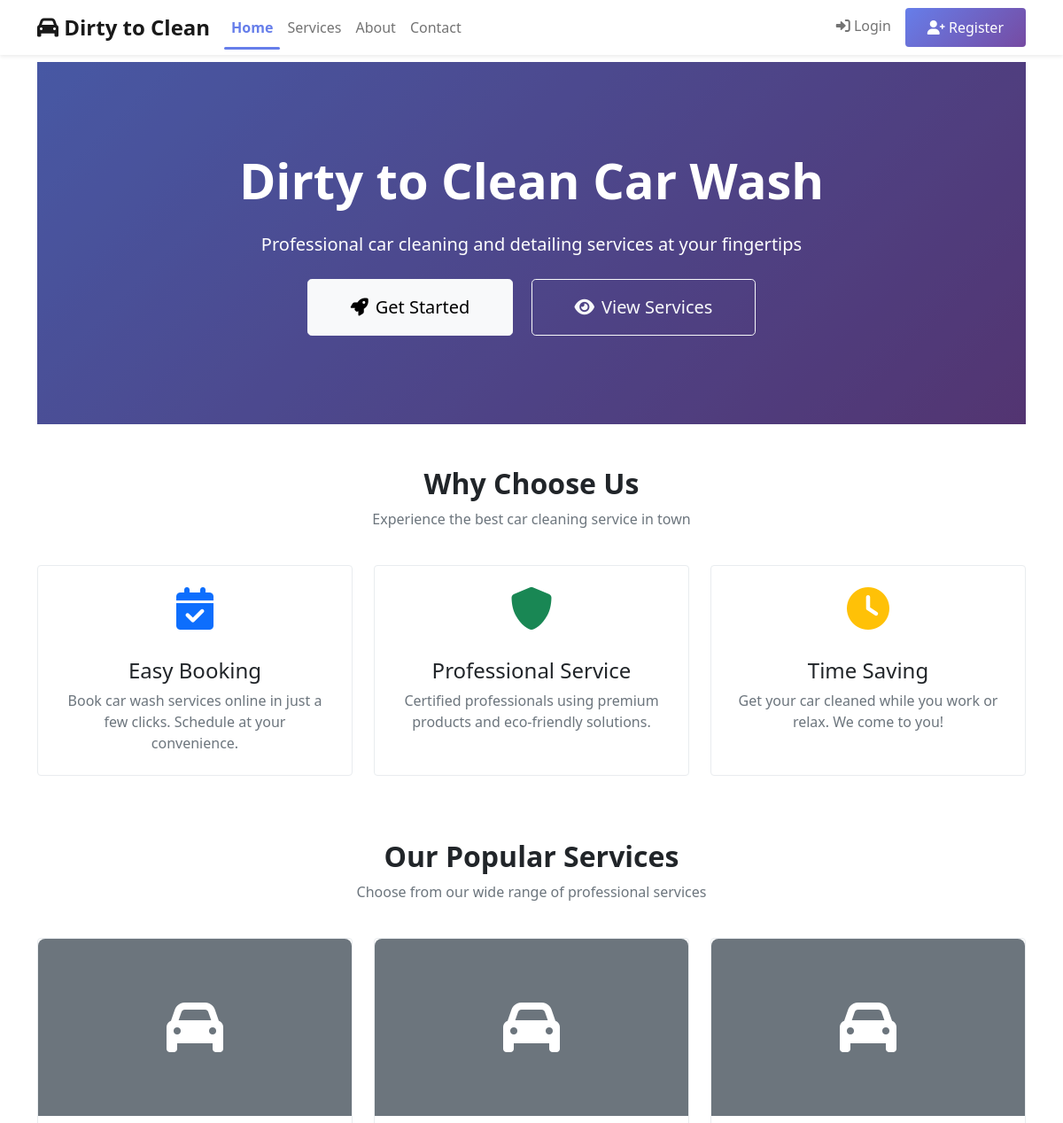
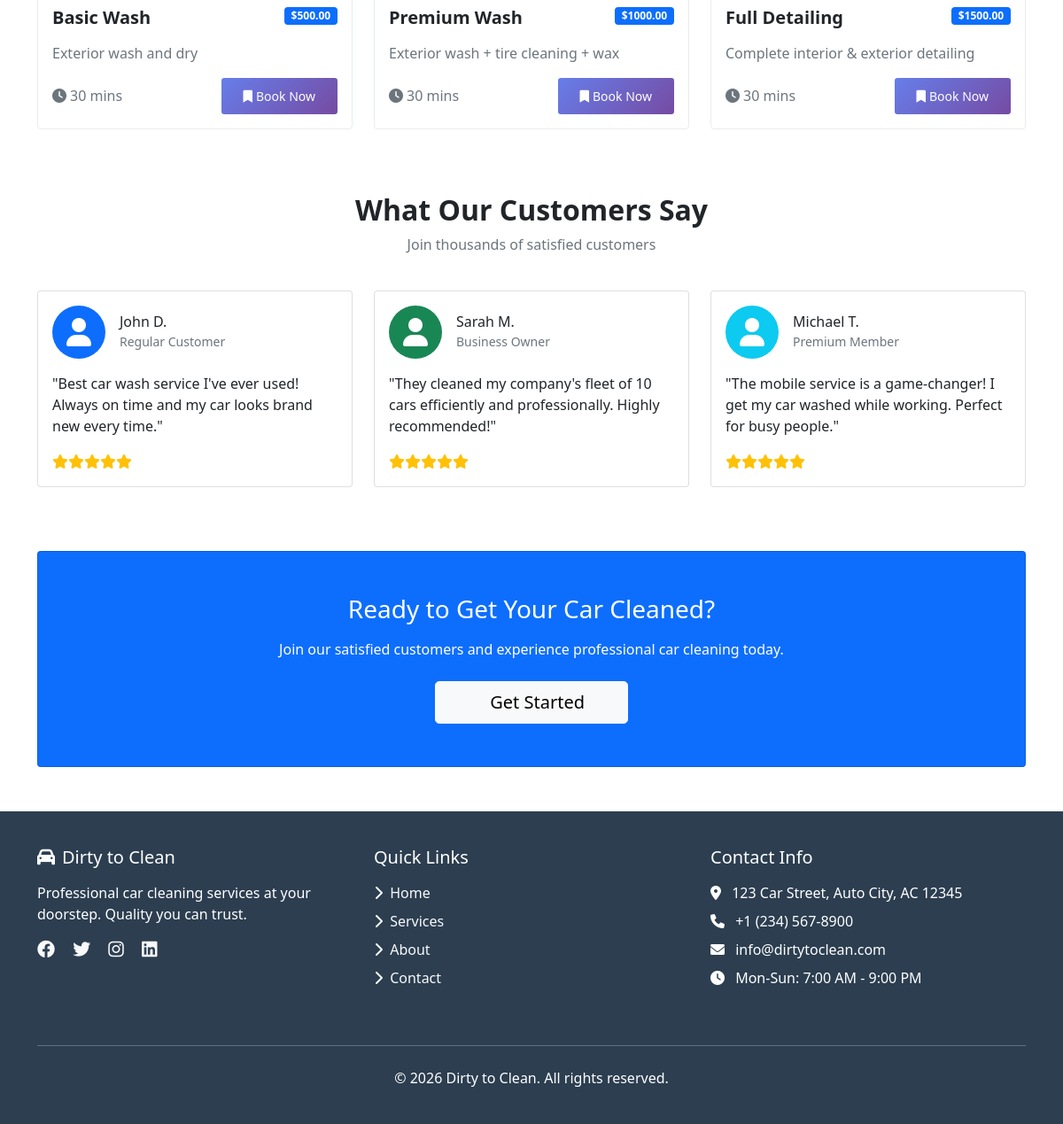
The page / on the database its author committed (2 pictures, top to bottom).
### washapp/models.py (models this page shows, shortened)
class Service(models.Model):
    category = models.ForeignKey(ServiceCategory, on_delete=models.CASCADE)
    name = models.CharField(max_length=255)
    description = models.TextField()
    image = models.ImageField(upload_to='services/', null=True, blank=True)
    price = models.DecimalField(max_digits=10, decimal_places=2)
    duration = models.IntegerField(default=30)
    created_at = models.DateTimeField(auto_now_add=True)

### washapp/views.py (the view)
# urls.py: 2. Add a URL to urlpatterns:  path('', views.home, name='home')
def home(request):
    try:
        services = Service.objects.all()[:6]
    except:
        services = []
    return render(request, 'home.html', {
        'services': services
    })

### templates/home.html (shortened to what this page needs)
{% extends 'base.html' %}
{% block content %}
<div class="hero text-center mb-5">
    <div class="container">
        <h1 class="display-4 mb-4 fw-bold">Dirty to Clean Car Wash</h1>
        <p class="lead mb-4 fs-5">Professional car cleaning and detailing services at your fingertips</p>
        <div class="mt-4">
            {% if not user.is_authenticated %}
                <a href="{% url 'register' %}" class="btn btn-light btn-lg px-5 py-3 me-3">
                    <i class="fas fa-rocket me-2"></i>Get Started
                </a>
                <a href="{% url 'services_list' %}" class="btn btn-outline-light btn-lg px-5 py-3">
                    <i class="fas fa-eye me-2"></i>View Services
                </a>
            {% endif %}
        </div>
    </div>
</div>
<div class="row mb-5">
    <div class="col-12 text-center mb-4">
        <h2 class="fw-bold">Why Choose Us</h2>
        <p class="text-muted">Experience the best car cleaning service in town</p>
    </div>
    <div class="col-md-4 mb-4">
        <div class="card h-100 text-center card-hover">
            <div class="card-body p-4">
                <div class="icon-wrapper mb-3">
                    <i class="fas fa-calendar-check fa-3x text-primary mb-3"></i>
                </div>
                <h4 class="card-title">Easy Booking</h4>
                <p class="card-text text-muted">Book car wash services online in just a few clicks. Schedule at your convenience.</p>
            </div>
        </div>
    </div>
    <div class="col-md-4 mb-4">
        <div class="card h-100 text-center card-hover">
            <div class="card-body p-4">
                <div class="icon-wrapper mb-3">
                    <i class="fas fa-shield-alt fa-3x text-success mb-3"></i>
                </div>
                <h4 class="card-title">Professional Service</h4>
                <p class="card-text text-muted">Certified professionals using premium products and eco-friendly solutions.</p>
            </div>
        </div>
    </div>
    <div class="col-md-4 mb-4">
        <div class="card h-100 text-center card-hover">
            <div class="card-body p-4">
                <div class="icon-wrapper mb-3">
                    <i class="fas fa-clock fa-3x text-warning mb-3"></i>
                </div>
                <h4 class="card-title">Time Saving</h4>
                <p class="card-text text-muted">Get your car cleaned while you work or relax. We come to you!</p>
            </div>
        </div>
    </div>
</div>
<div class="row mb-5">
    <div class="col-12 text-center mb-4">
        <h2 class="fw-bold">Our Popular Services</h2>
        <p class="text-muted">Choose from our wide range of professional services</p>
    </div>
    {% for service in services|slice:":3" %}
    <div class="col-md-4 mb-4">
        <div class="card h-100 card-hover">
            {% if service.image %}
                <img src="{{ service.image.url }}" class="card-img-top service-img" alt="{{ service.name }}">
            {% else %}
                <div class="card-img-top bg-secondary d-flex align-items-center justify-content-center service-img">
                    <i class="fas fa-car fa-4x text-white"></i>
                </div>
            {% endif %}
            <div class="card-body">
                <div class="d-flex justify-content-between align-items-start mb-2">
                    <h5 class="card-title fw-bold">{{ service.name }}</h5>
                    <span class="badge bg-primary">${{ service.price }}</span>
                </div>
                <p class="card-text text-muted mb-3">{{ service.description|truncatewords:20 }}</p>
                <div class="d-flex justify-content-between align-items-center">
                    <span class="text-muted">
                        <i class="fas fa-clock me-1"></i>{{ service.duration|default:"30" }} mins
                    </span>
                    <a href="{% url 'book_service' %}" class="btn btn-sm btn-primary">
                        <i class="fas fa-bookmark me-1"></i>Book Now
                    </a>
                </div>
            </div>
        </div>
    </div>
    {% empty %}
    <div class="col-12 text-center py-5">
        <i class="fas fa-car fa-4x text-muted mb-3"></i>
        <h3>No services available</h3>
        <p class="text-muted">Check back soon for our amazing services</p>
    </div>
    {% endfor %}
</div>
<div class="row mb-5">
    <div class="col-12 text-center mb-4">
        <h2 class="fw-bold">What Our Customers Say</h2>
        <p class="text-muted">Join thousands of satisfied customers</p>
    </div>
    <div class="col-md-4 mb-4">
        <div class="card h-100">
            <div class="card-body">
                <div class="d-flex align-items-center mb-3">
                    <div class="rounded-circle bg-primary text-white d-flex align-items-center justify-content-center me-3"
                         style="width: 60px; height: 60px;">
                        <i class="fas fa-user fa-2x"></i>
                    </div>
                    <div>
                        <h6 class="mb-0">John D.</h6>
                        <small class="text-muted">Regular Customer</small>
                    </div>
                </div>
                <p class="card-text">"Best car wash service I've ever used! Always on time and my car looks brand new every time."</p>
                <div class="text-warning">
                    {% for i in "12345" %}<i class="fas fa-star"></i>{% endfor %}
                </div>
            </div>
        </div>
    </div>
    <div class="col-md-4 mb-4">
        <div class="card h-100">
            <div class="card-body">
                <div class="d-flex align-items-center mb-3">
                    <div class="rounded-circle bg-success text-white d-flex align-items-center justify-content-center me-3"
                         style="width: 60px; height: 60px;">
                        <i class="fas fa-user fa-2x"></i>
                    </div>
                    <div>
                        <h6 class="mb-0">Sarah M.</h6>
                        <small class="text-muted">Business Owner</small>
                    </div>
                </div>
                <p class="card-text">"They cleaned my company's fleet of 10 cars efficiently and professionally. Highly recommended!"</p>
                <div class="text-warning">
                    {% for i in "12345" %}<i class="fas fa-star"></i>{% endfor %}
                </div>
            </div>
        </div>
    </div>
    <div class="col-md-4 mb-4">
        <div class="card h-100">
            <div class="card-body">
                <div class="d-flex align-items-center mb-3">
                    <div class="rounded-circle bg-info text-white d-flex align-items-center justify-content-center me-3"
                         style="width: 60px; height: 60px;">
                        <i class="fas fa-user fa-2x"></i>
                    </div>
                    <div>
                        <h6 class="mb-0">Michael T.</h6>
                        <small class="text-muted">Premium Member</small>
                    </div>
                </div>
                <p class="card-text">"The mobile service is a game-changer! I get my car washed while working. Perfect for busy people."</p>
                <div class="text-warning">
                    {% for i in "12345" %}<i class="fas fa-star"></i>{% endfor %}
                </div>
            </div>
        </div>
    </div>
</div>
<div class="row">
    <div class="col-12">
        <div class="card bg-primary text-white">
            <div class="card-body p-5 text-center">
                <h3 class="card-title mb-3">Ready to Get Your Car Cleaned?</h3>
                <p class="card-text mb-4">Join our satisfied customers and experience professional car cleaning today.</p>
                <a href="{% if user.is_authenticated %}{% url 'book_service' %}{% else %}{% url 'register' %}{% endif %}"
                   class="btn btn-light btn-lg px-5">
                    {% if user.is_authenticated %}Book Now{% else %}Get Started{% endif %}
                </a>
            </div>
        </div>
    </div>
</div>
{% endblock %}

### templates/base.html (style rules this page uses)
body { padding-top: 70px; font-family: 'Segoe UI', Tahoma, Geneva, Verdana, sans-serif; }
.hero { background: linear-gradient(135deg, #667eea 0%, #764ba2 100%); color: white; padding: 100px 0; position: relative; overflow: hidden; }
.hero::before { content: ''; position: absolute; top: 0; left: 0; right: 0; bottom: 0; background: rgba(0,0,0,0.3); z-index: 1; }
.hero .container { position: relative; z-index: 2; }
.card-hover { transition: all 0.3s ease; border: 1px solid #e9ecef; }
.btn-primary { background: linear-gradient(135deg, #667eea 0%, #764ba2 100%); border: none; padding: 10px 25px; transition: all 0.3s ease; }
.service-img { height: 200px; object-fit: cover; border-radius: 8px 8px 0 0; }

### rows shown on the page
Service: name "Basic Wash", price "500.00", description "Exterior wash and dry", duration "30"
Service: name "Premium Wash", price "1000.00", description "Exterior wash + tire cleaning + wax", duration "30"
Service: name "Full Detailing", price "1500.00", description "Complete interior & exterior detailing", duration "30"
